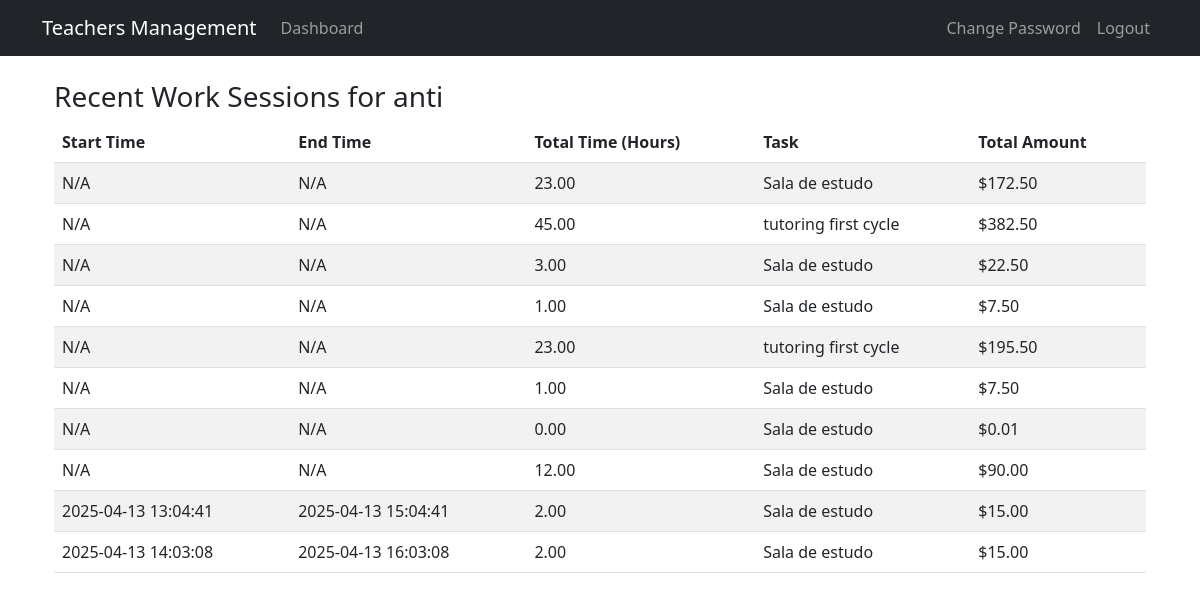
/dashboard/dashboard/recent-work-sessions/1/ (signed in), run on an earlier commit of the app's database.
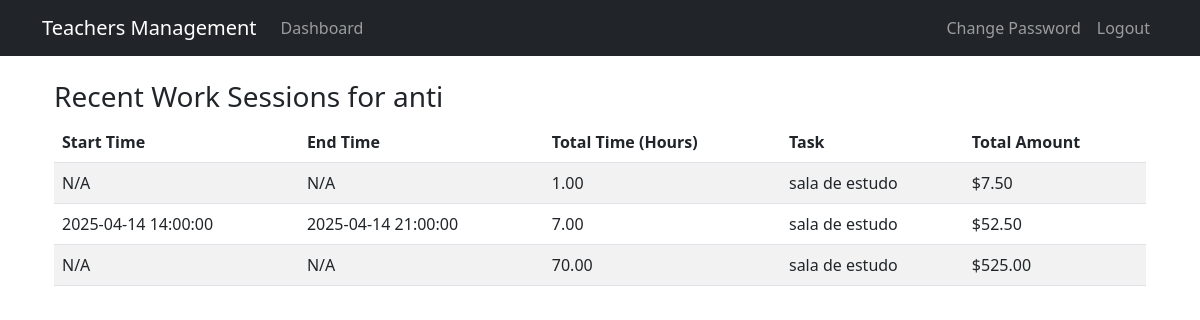
And on a later commit of the database.
### teachers_app/models.py (models this page shows, shortened)
class WorkSession(models.Model):
    ENTRY_TYPE_CHOICES = [
        ('manual', 'Manual Hours Input'),
        ('clock', 'Clock In/Out'),
        ('time_range', 'Time Range'),
    ]
    teacher = models.ForeignKey(Teacher, on_delete=models.CASCADE)
    task = models.ForeignKey(Task, on_delete=models.CASCADE)
    entry_type = models.CharField(max_length=10, choices=ENTRY_TYPE_CHOICES)
    manual_hours = models.DecimalField(max_digits=5, decimal_places=2, null=True, blank=True)
    clock_in = models.DateTimeField(null=True, blank=True)
    clock_out = models.DateTimeField(null=True, blank=True)
    start_time = models.DateTimeField(null=True, blank=True)
    end_time = models.DateTimeField(null=True, blank=True)
    created_at = models.DateTimeField(auto_now_add=True)
    total_amount = models.DecimalField(max_digits=10, decimal_places=2, null=True, blank=True)
    @property
    def calculated_hours(self):
        if self.entry_type == 'manual' and self.manual_hours:
            return self.manual_hours
        elif self.entry_type == 'clock' and self.clock_in and self.clock_out:
            duration = self.clock_out - self.clock_in
            return duration.total_seconds() / 3600  # Return hours
        elif self.entry_type == 'time_range' and self.start_time and self.end_time:
            duration = self.end_time - self.start_time
            return duration.total_seconds() / 3600  # Return hours
        return None  # Return None if no valid data
    def __str__(self):
        if self.entry_type == 'manual':
            return f"{self.teacher} - {self.task} - {self.manual_hours} hours"
        elif self.entry_type == 'time_range':
            return f"{self.teacher} - {self.task} - {self.start_time} to {self.end_time}"
        return f"{self.teacher} - {self.task} - {self.clock_in} to {self.clock_out}"

class Task(models.Model):
    name = models.CharField(max_length=100)
    hourly_rate = models.DecimalField(max_digits=10, decimal_places=2)
    description = models.TextField(blank=True)
    created_at = models.DateTimeField(auto_now_add=True)
    updated_at = models.DateTimeField(auto_now=True)
    def __str__(self):
        return f"{self.name} (${self.hourly_rate}/hour)"

### teachers_app/views.py (the view)
# urls.py: path('dashboard/recent-work-sessions/<int:teacher_id>/', views.recent_work_sessions, name='recent_work_sessions'),
@login_required
@user_passes_test(lambda u: u.is_superuser or u.is_teacher)  # Allow both roles to access
def recent_work_sessions(request, teacher_id=None):
    if not request.user.is_superuser:
        teacher = get_object_or_404(Teacher, user=request.user)
    else:
        teacher = get_object_or_404(Teacher, id=teacher_id)
    work_sessions = WorkSession.objects.filter(teacher=teacher).order_by('-created_at')[:10]
    print(f"Teacher: {teacher}")
    print(f"Work Sessions: {work_sessions}")
    context = {
        'teacher': teacher,
        'work_sessions': work_sessions,
    }
    return render(request, 'recent_work_sessions.html', context)

### teachers_app/models.py (called while the page is built)
    def __str__(self):
        return f"{self.user.username} - {self.subjects}" if self.subjects else self.user.username

### templates/recent_work_sessions.html (shortened to what this page needs)
{% extends 'base.html' %}
{% block content %}
<div class="container">
    <h3>Recent Work Sessions for {{ teacher.user.username }}</h3>
    {% if work_sessions %}
    <table class="table table-striped">
        <thead>
        <tr>
            <th>Start Time</th>
            <th>End Time</th>
            <th>Total Time (Hours)</th>
            <th>Task</th>
            <th>Total Amount</th>
        </tr>
        </thead>
        <tbody>
        {% for session in work_sessions %}
        <tr>
            <td>
                {% if session.start_time %}
                {{ session.start_time|date:"Y-m-d H:i:s" }}
                {% else %}
                N/A
                {% endif %}
            </td>
            <td>
                {% if session.end_time %}
                {{ session.end_time|date:"Y-m-d H:i:s" }}
                {% else %}
                N/A
                {% endif %}
            </td>
            <td>
                {% if session.calculated_hours %}
                {{ session.calculated_hours|floatformat:2 }}
                {% else %}
                N/A
                {% endif %}
            </td>
            <td>{{ session.task.name }}</td>
            <td>${{ session.total_amount }}</td>
        </tr>
        {% endfor %}
        </tbody>
    </table>
    {% else %}
    <p>No recent work sessions found.</p>
    {% endif %}
</div>
{% endblock %}

What changed in the data, as far as the page shows it:
removed WorkSession: shows "N/A", calculated_hours "23.00", task.name "Sala de estudo", total_amount "172.50"
removed WorkSession: shows "N/A", calculated_hours "45.00", task.name "tutoring first cycle", total_amount "382.50"
removed WorkSession: shows "N/A", calculated_hours "3.00", task.name "Sala de estudo", total_amount "22.50"
removed WorkSession: shows "N/A", calculated_hours "1.00", task.name "Sala de estudo", total_amount "7.50"
removed WorkSession: shows "N/A", calculated_hours "23.00", task.name "tutoring first cycle", total_amount "195.50"
removed WorkSession: shows "N/A", calculated_hours "1.00", task.name "Sala de estudo", total_amount "7.50"
removed WorkSession: shows "N/A", calculated_hours "0.00", task.name "Sala de estudo", total_amount "0.01"
removed WorkSession: shows "N/A", calculated_hours "12.00", task.name "Sala de estudo", total_amount "90.00"
removed WorkSession: start_time "2025-04-13 13:04:41", end_time "2025-04-13 15:04:41", calculated_hours "2.00", task.name "Sala de estudo", total_amount "15.00"
removed WorkSession: start_time "2025-04-13 14:03:08", end_time "2025-04-13 16:03:08", calculated_hours "2.00", task.name "Sala de estudo", total_amount "15.00"
now on this page (row edited): WorkSession: shows "N/A", calculated_hours "1.00", task.name "sala de estudo", total_amount "7.50"
now on this page (row edited): WorkSession: start_time "2025-04-14 14:00:00", end_time "2025-04-14 21:00:00", calculated_hours "7.00", task.name "sala de estudo", total_amount "52.50"
now on this page (row edited): WorkSession: shows "N/A", calculated_hours "70.00", task.name "sala de estudo", total_amount "525.00"
